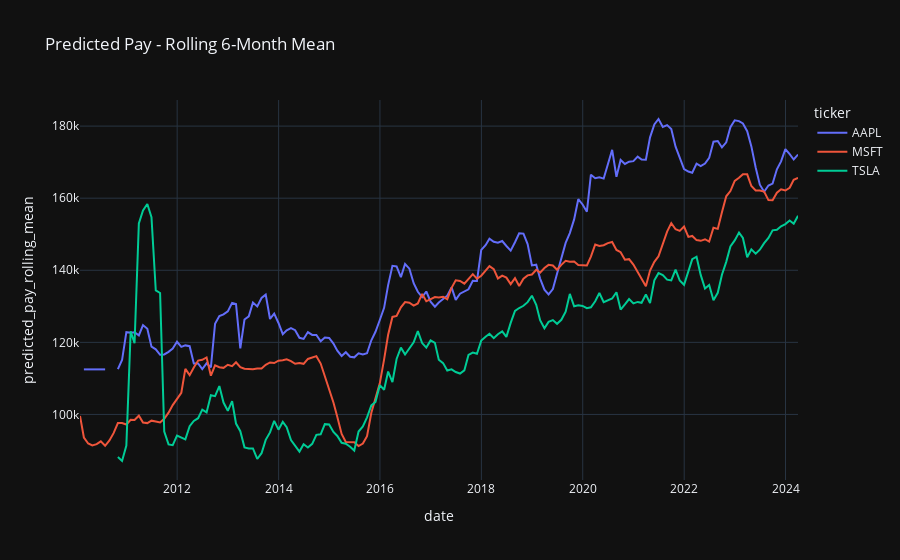

Write notebook code for a chart like this one.
### Code cell
import pandas as pd
import plotly.express as px

# Filter for the 'AAPL' ticker
df_ticks = df_visa.groupby('ticker')['predicted_pay'].resample('M', level='date').mean(numeric_only=True)

# df_ticks_rolling = df_ticks.unstack().rolling(window=6, min_periods=1).mean(numeric_only=True).stack()

# Calculate the rolling 6-month mean
df_ticks_rolling = df_ticks.groupby(level=0).rolling(window=6, min_periods=1).mean()

df_ticks_rolling = df_ticks_rolling.droplevel(0)

df_ticks_rolling = df_ticks_rolling.reset_index()


df_ticks_rolling.columns = ['ticker', 'date', 'predicted_pay_rolling_mean']  # Assign the correct column name

# Create the time series plot with multiple lines
fig = px.line(df_ticks_rolling[["ticker", "date", "predicted_pay_rolling_mean"]], x='date', y='predicted_pay_rolling_mean', color='ticker', title='Predicted Pay - Rolling 6-Month Mean')

# Show the plot
fig.show()

### Figure 1 — Plotly figure (JSON) as saved in the notebook; plotly's stock layout.template omitted (floating-point values rounded to 4 significant figures; data arrays with more than 128 entries replaced by an {"elided": "..."} marker saying what was removed)
{"data": [{"hovertemplate": "ticker=AAPL<br>date=%{x}<br>predicted_pay_rolling_mean=%{y}<extra></extra>", "legendgroup": "AAPL", "line": {"color": "#636efa", "dash": "solid"}, "marker": {"symbol": "circle"}, "mode": "lines", "name": "AAPL", "orientation": "v", "showlegend": true, "type": "scatter", "x": {"elided": "170 str values"}, "xaxis": "x", "y": {"elided": "170 float values"}, "yaxis": "y"}, {"hovertemplate": "ticker=MSFT<br>date=%{x}<br>predicted_pay_rolling_mean=%{y}<extra></extra>", "legendgroup": "MSFT", "line": {"color": "#EF553B", "dash": "solid"}, "marker": {"symbol": "circle"}, "mode": "lines", "name": "MSFT", "orientation": "v", "showlegend": true, "type": "scatter", "x": {"elided": "171 str values"}, "xaxis": "x", "y": {"elided": "171 float values"}, "yaxis": "y"}, {"hovertemplate": "ticker=TSLA<br>date=%{x}<br>predicted_pay_rolling_mean=%{y}<extra></extra>", "legendgroup": "TSLA", "line": {"color": "#00cc96", "dash": "solid"}, "marker": {"symbol": "circle"}, "mode": "lines", "name": "TSLA", "orientation": "v", "showlegend": true, "type": "scatter", "x": {"elided": "162 str values"}, "xaxis": "x", "y": {"elided": "162 float values"}, "yaxis": "y"}], "layout": {"autosize": true, "legend": {"title": {"text": "ticker"}, "tracegroupgap": 0}, "title": {"text": "Predicted Pay - Rolling 6-Month Mean"}, "xaxis": {"anchor": "y", "autorange": true, "domain": [0, 1], "range": ["2010-01-31", "2024-03-31"], "title": {"text": "date"}, "type": "date"}, "yaxis": {"anchor": "x", "autorange": true, "domain": [0, 1], "range": [81810.0, 187200.0], "title": {"text": "predicted_pay_rolling_mean"}, "type": "linear"}}}
